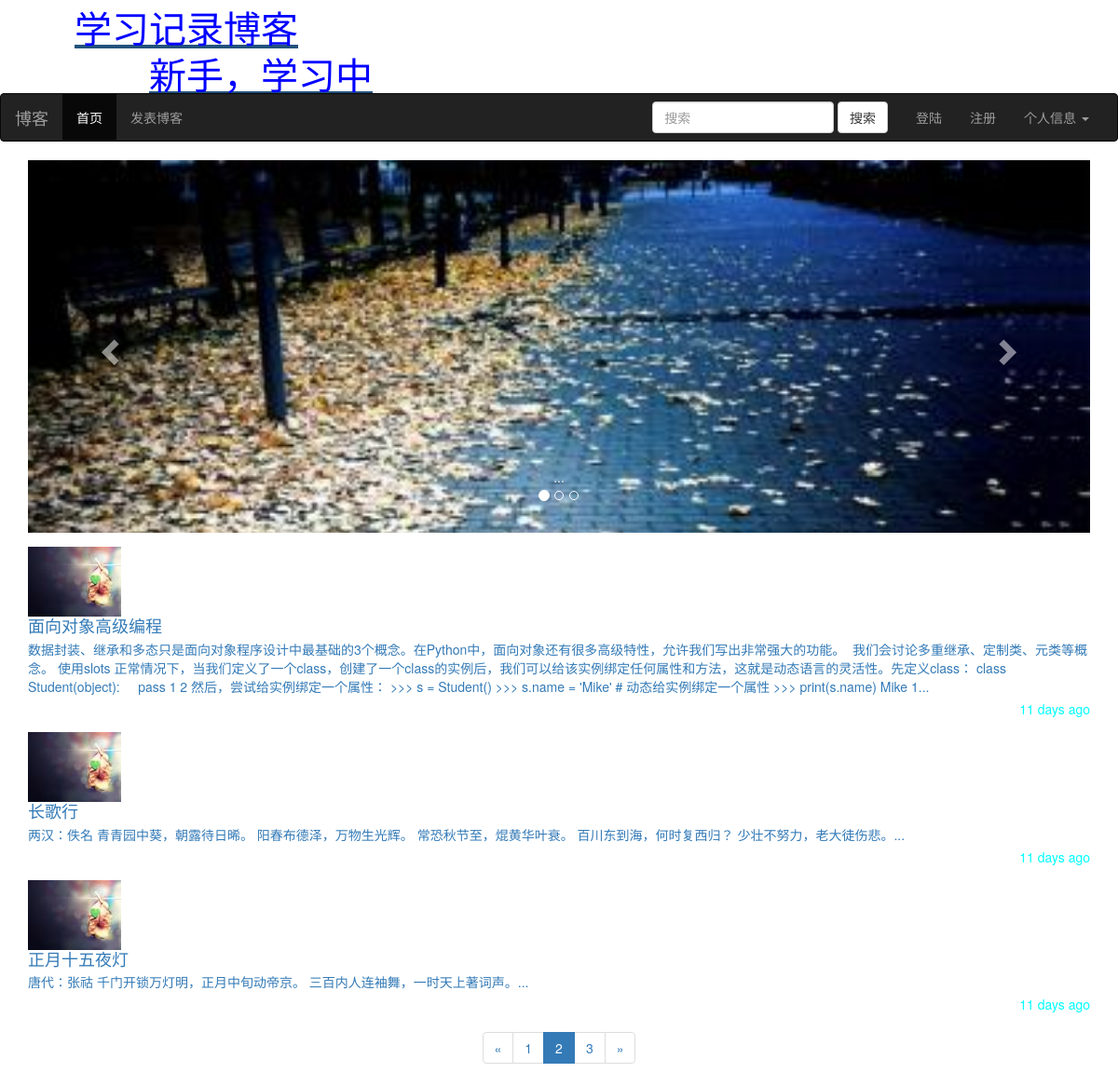
Page /index/?page=2 on the committed database.
### app/models/posts.py (models this page shows)
class Posts(db.Model, DB):
    id = db.Column(db.Integer, primary_key=True)
    title = db.Column(db.String(50), index=True)
    article = db.Column(db.Text)
    pid = db.Column(db.Integer, default=0)  # 无限级分类，多级评论用，comment id
    path = db.Column(db.String(255), default='0,')
    visit = db.Column(db.Integer, default=0)  # 访问量
    timestamp = db.Column(db.DateTime, default=datetime.utcnow())  # 时间
    state = db.Column(db.Boolean, default=True)  # 是否设为他人可见
    uid = db.Column(db.Integer, db.ForeignKey('user.id'))  # 添加外键，可以通过博客获取作者，也可以通过作者查询博客
    comment = db.relationship('Comment', backref='post', lazy='dynamic')

### app/models/user.py (models this page shows, shortened)
class User(UserMixin, db.Model, DB):
    id = db.Column(db.Integer, primary_key=True)
    username = db.Column(db.String(12), index=True)
    password_hash = db.Column(db.String(120))
    email = db.Column(db.String(50), index=True)
    age = db.Column(db.Integer, default=18)
    sex = db.Column(db.Boolean, default=True)
    timestamp = db.Column(db.DateTime, default=datetime.utcnow())  # 时间
    attention = db.Column(db.Text, default='0')
    icon = db.Column(db.String(70), default='default.jpg')
    confirm = db.Column(db.Boolean, default=False)  # 账号是否激活，默认未激活
    """
    posts 是当前user模型的关联属性，可以通过当前用户获取该用户发表的博客
    参数：
        Posts: 建立关联的模型
        backref: 给关联的模型添加字段属性 user
        lazy： 加载时机， 返回查询集，可以再次进行二次过滤：User.query+过滤器，如果
                不加lazy属性，则返回结果的列表
    """
    posts = db.relationship('Posts', backref='user', lazy='dynamic')
    comment = db.relationship(
        'Comment', backref='comment_user', lazy='dynamic')
    favorites = db.relationship('Posts', secondary='collections', backref=db.backref(
        'users', lazy='dynamic'), lazy='dynamic')
    @property
    def password(self):
        raise AttributeError('该属性不可读')

### app/views/main.py (the view)
@main.route('/')
@main.route('/index/')
def index():
    try:
        page = int(request.args.get('page', 1))
    except:
        page = 1
    pagination = Posts.query.filter(Posts.pid == 0, Posts.state == True).order_by\
        (Posts.timestamp.desc()).paginate(page, current_app.config['PAGE_NUM'], False)
    data = pagination.items
    return render_template('main/index.html', p=data, pagination=pagination)

### app/__init__.py (called while the page is built)
def add_filter(app):
    @app.template_filter()
    def showEllipsis(str, length=5):
        if len(str) > length:
            str = str[0:300] + '...'
        return str
    @app.template_filter()
    def replace_red(str, search_info):
        if str:
            str = str.replace(search_info, '<span style=color:red;>'+search_info+'</span>')
        return str

### app/templates/main/index.html (shortened to what this page needs)
{% extends'common/base.html' %}
{% block page_content %}
    <div id="carousel-example-generic" class="carousel slide" data-ride="carousel">
        <ol class="carousel-indicators">
            <li data-target="#carousel-example-generic" data-slide-to="0" class="active"></li>
            <li data-target="#carousel-example-generic" data-slide-to="1"></li>
            <li data-target="#carousel-example-generic" data-slide-to="2"></li>
        </ol>
        <div class="carousel-inner" role="listbox">
            {% for i in range(1,4) %}
                <div class="item {% if i == 1 %}active{% endif %}" style="height: 400px">
                    <img src="{{ url_for('static', filename='img/'+i|string+'.jpg') }}" alt="..." width="1150">
                    <div class="carousel-caption">
                        ...
                    </div>
                </div>
            {% endfor %}
        </div>
        <a class="left carousel-control" href="#carousel-example-generic" role="button" data-slide="prev">
            <span class="glyphicon glyphicon-chevron-left" aria-hidden="true"></span>
        </a>
        <a class="right carousel-control" href="#carousel-example-generic" role="button" data-slide="next">
            <span class="glyphicon glyphicon-chevron-right" aria-hidden="true"></span>
        </a>
    </div>
    {% for row in p %}
        <div class="media">
            <div class="media-left media-middle">
                <a href="#">
                    <img class="media-object" src="{{ url_for('static', filename='upload/'+row.user.icon, _external=True) }}" alt="...">
                </a>
            </div>
            <a href="{{ url_for('posts.posts_detail', id=row.id) }}">
                <div class="media-body">
                    <h4 class="media-heading">{{ row.title }}</h4>
                    {{ row.article|striptags|showEllipsis }}
                </div>
                </a>
                <br>
                <span style="float: right; font-size: 14px; color: aqua;">{{ moment(row.timestamp).fromNow() }}</span>
        </div>
    {% endfor %}
    {% from 'common/page_macro.html' import page_macro %}
    {{ page_macro('main.index', pagination) }}
{% endblock %}

### rows in the picture
Posts: icon (picture), title "面向对象高级编程", article|showEllipsis "数据封装、继承和多态只是面向对象程序设计中最基础的3个概念。在Python中，面向对象还有很多高级特性，允许我们写出非常强大的功能。 我们会讨论多重继承、定制类、元类等概念。 使用slots 正常情况下，当我们定义了一个class，创建了一个class的实例后，我们可以给该实例绑定任何属性和方法，这就是动态语言的灵活性。先定义class： class Student(object): pass 1 2 然后，尝试给实例绑定一个属性： >>> s = Student() >>> s.name = 'Mike' # 动态给实例绑定一个属性 >>> print(s.name) Mike 1...", timestamp "11 days ago"
Posts: icon (picture), title "长歌行", article|showEllipsis "两汉：佚名 青青园中葵，朝露待日晞。 阳春布德泽，万物生光辉。 常恐秋节至，焜黄华叶衰。 百川东到海，何时复西归？ 少壮不努力，老大徒伤悲。...", timestamp "11 days ago"
Posts: icon (picture), title "正月十五夜灯", article|showEllipsis "唐代：张祜 千门开锁万灯明，正月中旬动帝京。 三百内人连袖舞，一时天上著词声。...", timestamp "11 days ago"

### other values in the picture
{{ page }} "1" "2" "3"
